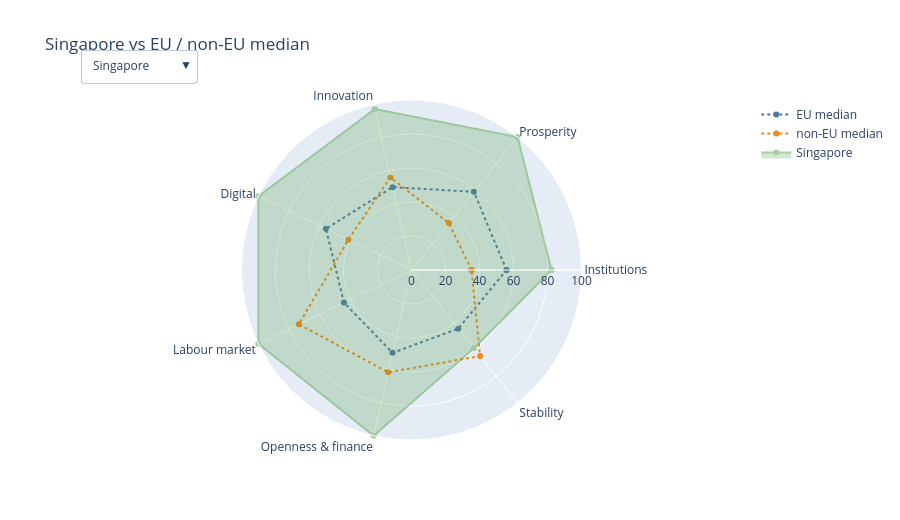

The notebook cell saved with this chart:
### Markdown cell above
**Radar profile.** Pick a country in the dropdown; it is drawn against the median of the EU and of the non-EU countries.

### Code cell
cats = list(DIMENSIONS)
eu_med = dim_pct[dim.loc[dim_pct.index, "is_eu"]].median()
non_med = dim_pct[~dim.loc[dim_pct.index, "is_eu"]].median()
fig = go.Figure()
fig.add_trace(go.Scatterpolar(r=eu_med[cats].tolist() + [eu_med[cats[0]]], theta=cats + [cats[0]], name="EU median", line=dict(color="#4C78A8", dash="dot")))
fig.add_trace(go.Scatterpolar(r=non_med[cats].tolist() + [non_med[cats[0]]], theta=cats + [cats[0]], name="non-EU median", line=dict(color="#F58518", dash="dot")))
first = rank.index[0]
for iso in rank.index:
    fig.add_trace(go.Scatterpolar(r=dim_pct.loc[iso, cats].tolist() + [dim_pct.loc[iso, cats[0]]], theta=cats + [cats[0]], name=names[iso],
                                  fill="toself", opacity=.5, line=dict(color="#54A24B"), visible=(iso == first)))
buttons = [dict(label=names[iso], method="update", args=[{"visible": [True, True] + [i == k for i in range(len(rank))]}, {"title": f"{names[iso]} vs EU / non-EU median"}])
           for k, iso in enumerate(rank.index)]
fig.update_layout(updatemenus=[dict(buttons=buttons, x=0, y=1.15, xanchor="left")], polar=dict(radialaxis=dict(range=[0, 100])), height=520,
                  title=f"{names[first]} vs EU / non-EU median")
fig.show()

### Figure 1 — Plotly figure (JSON) as saved in the notebook; plotly's stock layout.template omitted (floating-point values rounded to 4 significant figures)
{"data": [{"line": {"color": "#4C78A8", "dash": "dot"}, "name": "EU median", "r": [55.88, 58.82, 50.0, 55.88, 44.12, 50.0, 44.12, 55.88], "theta": ["Institutions", "Prosperity", "Innovation", "Digital", "Labour market", "Openness & finance", "Stability", "Institutions"], "type": "scatterpolar"}, {"line": {"color": "#F58518", "dash": "dot"}, "name": "non-EU median", "r": [35.29, 35.29, 55.88, 41.18, 73.53, 61.76, 64.71, 35.29], "theta": ["Institutions", "Prosperity", "Innovation", "Digital", "Labour market", "Openness & finance", "Stability", "Institutions"], "type": "scatterpolar"}, {"fill": "toself", "line": {"color": "#54A24B"}, "name": "Singapore", "opacity": 0.5, "r": [82.35, 100.0, 97.06, 100.0, 100.0, 100.0, 58.82, 82.35], "theta": ["Institutions", "Prosperity", "Innovation", "Digital", "Labour market", "Openness & finance", "Stability", "Institutions"], "type": "scatterpolar", "visible": true}, {"fill": "toself", "line": {"color": "#54A24B"}, "name": "South Korea", "opacity": 0.5, "r": [58.82, 76.47, 100.0, 94.12, 85.29, 79.41, 91.18, 58.82], "theta": ["Institutions", "Prosperity", "Innovation", "Digital", "Labour market", "Openness & finance", "Stability", "Institutions"], "type": "scatterpolar", "visible": false}, {"fill": "toself", "line": {"color": "#54A24B"}, "name": "Denmark", "opacity": 0.5, "r": [97.06, 82.35, 58.82, 85.29, 70.59, 94.12, 85.29, 97.06], "theta": ["Institutions", "Prosperity", "Innovation", "Digital", "Labour market", "Openness & finance", "Stability", "Institutions"], "type": "scatterpolar", "visible": false}, {"fill": "toself", "line": {"color": "#54A24B"}, "name": "Ireland", "opacity": 0.5, "r": [70.59, 94.12, 52.94, 44.12, 67.65, 67.65, 100.0, 70.59], "theta": ["Institutions", "Prosperity", "Innovation", "Digital", "Labour market", "Openness & finance", "Stability", "Institutions"], "type": "scatterpolar", "visible": false}, {"fill": "toself", "line": {"color": "#54A24B"}, "name": "Australia", "opacity": 0.5, "r": [85.29, 88.24, 85.29, 52.94, 88.24, 61.76, 82.35, 85.29], "theta": ["Institutions", "Prosperity", "Innovation", "Digital", "Labour market", "Openness & finance", "Stability", "Institutions"], "type": "scatterpolar", "visible": false}, {"fill": "toself", "line": {"color": "#54A24B"}, "name": "Sweden", "opacity": 0.5, "r": [91.18, 91.18, 76.47, 82.35, 38.24, 88.24, 73.53, 91.18], "theta": ["Institutions", "Prosperity", "Innovation", "Digital", "Labour market", "Openness & finance", "Stability", "Institutions"], "type": "scatterpolar", "visible": false}, {"fill": "toself", "line": {"color": "#54A24B"}, "name": "Japan", "opacity": 0.5, "r": [73.53, 79.41, 88.24, 97.06, 94.12, 82.35, 2.941, 73.53], "theta": ["Institutions", "Prosperity", "Innovation", "Digital", "Labour market", "Openness & finance", "Stability", "Institutions"], "type": "scatterpolar", "visible": false}, {"fill": "toself", "line": {"color": "#54A24B"}, "name": "Netherlands", "opacity": 0.5, "r": [88.24, 85.29, 67.65, 70.59, 97.06, 17.65, 76.47, 88.24], "theta": ["Institutions", "Prosperity", "Innovation", "Digital", "Labour market", "Openness & finance", "Stability", "Institutions"], "type": "scatterpolar", "visible": false}, {"fill": "toself", "line": {"color": "#54A24B"}, "name": "Luxembourg", "opacity": 0.5, "r": [94.12, 97.06, 2.941, 91.18, 41.18, 73.53, 88.24, 94.12], "theta": ["Institutions", "Prosperity", "Innovation", "Digital", "Labour market", "Openness & finance", "Stability", "Institutions"], "type": "scatterpolar", "visible": false}, {"fill": "toself", "line": {"color": "#54A24B"}, "name": "Germany", "opacity": 0.5, "r": [76.47, 61.76, 82.35, 67.65, 79.41, 35.29, 44.12, 76.47], "theta": ["Institutions", "Prosperity", "Innovation", "Digital", "Labour market", "Openness & finance", "Stability", "Institutions"], "type": "scatterpolar", "visible": false}, {"fill": "toself", "line": {"color": "#54A24B"}, "name": "Finland", "opacity": 0.5, "r": [100.0, 58.82, 61.76, 73.53, 35.29, 52.94, 35.29, 100.0], "theta": ["Institutions", "Prosperity", "Innovation", "Digital", "Labour market", "Openness & finance", "Stability", "Institutions"], "type": "scatterpolar", "visible": false}, {"fill": "toself", "line": {"color": "#54A24B"}, "name": "United States", "opacity": 0.5, "r": [44.12, 50.0, 94.12, 41.18, 64.71, 91.18, 47.06, 44.12], "theta": ["Institutions", "Prosperity", "Innovation", "Digital", "Labour market", "Openness & finance", "Stability", "Institutions"], "type": "scatterpolar", "visible": false}, {"fill": "toself", "line": {"color": "#54A24B"}, "name": "Austria", "opacity": 0.5, "r": [67.65, 73.53, 70.59, 58.82, 58.82, 50.0, 32.35, 67.65], "theta": ["Institutions", "Prosperity", "Innovation", "Digital", "Labour market", "Openness & finance", "Stability", "Institutions"], "type": "scatterpolar", "visible": false}, {"fill": "toself", "line": {"color": "#54A24B"}, "name": "Estonia", "opacity": 0.5, "r": [64.71, 38.24, 20.59, 88.24, 55.88, 85.29, 29.41, 64.71], "theta": ["Institutions", "Prosperity", "Innovation", "Digital", "Labour market", "Openness & finance", "Stability", "Institutions"], "type": "scatterpolar", "visible": false}, {"fill": "toself", "line": {"color": "#54A24B"}, "name": "Canada", "opacity": 0.5, "r": [79.41, 55.88, 55.88, 17.65, 61.76, 23.53, 64.71, 79.41], "theta": ["Institutions", "Prosperity", "Innovation", "Digital", "Labour market", "Openness & finance", "Stability", "Institutions"], "type": "scatterpolar", "visible": false}, {"fill": "toself", "line": {"color": "#54A24B"}, "name": "Belgium", "opacity": 0.5, "r": [61.76, 70.59, 64.71, 35.29, 26.47, 64.71, 52.94, 61.76], "theta": ["Institutions", "Prosperity", "Innovation", "Digital", "Labour market", "Openness & finance", "Stability", "Institutions"], "type": "scatterpolar", "visible": false}, {"fill": "toself", "line": {"color": "#54A24B"}, "name": "China", "opacity": 0.5, "r": [5.882, 17.65, 91.18, 20.59, 82.35, 76.47, 97.06, 5.882], "theta": ["Institutions", "Prosperity", "Innovation", "Digital", "Labour market", "Openness & finance", "Stability", "Institutions"], "type": "scatterpolar", "visible": false}, {"fill": "toself", "line": {"color": "#54A24B"}, "name": "France", "opacity": 0.5, "r": [50.0, 64.71, 73.53, 29.41, 20.59, 58.82, 50.0, 50.0], "theta": ["Institutions", "Prosperity", "Innovation", "Digital", "Labour market", "Openness & finance", "Stability", "Institutions"], "type": "scatterpolar", "visible": false}, {"fill": "toself", "line": {"color": "#54A24B"}, "name": "Czechia", "opacity": 0.5, "r": [55.88, 44.12, 50.0, 50.0, 76.47, 41.18, 11.76, 55.88], "theta": ["Institutions", "Prosperity", "Innovation", "Digital", "Labour market", "Openness & finance", "Stability", "Institutions"], "type": "scatterpolar", "visible": false}, {"fill": "toself", "line": {"color": "#54A24B"}, "name": "Lithuania", "opacity": 0.5, "r": [52.94, 29.41, 17.65, 61.76, 47.06, 47.06, 61.76, 52.94], "theta": ["Institutions", "Prosperity", "Innovation", "Digital", "Labour market", "Openness & finance", "Stability", "Institutions"], "type": "scatterpolar", "visible": false}, {"fill": "toself", "line": {"color": "#54A24B"}, "name": "Chile", "opacity": 0.5, "r": [35.29, 35.29, 23.53, 76.47, 29.41, 70.59, 67.65, 35.29], "theta": ["Institutions", "Prosperity", "Innovation", "Digital", "Labour market", "Openness & finance", "Stability", "Institutions"], "type": "scatterpolar", "visible": false}, {"fill": "toself", "line": {"color": "#54A24B"}, "name": "Portugal", "opacity": 0.5, "r": [47.06, 47.06, 26.47, 26.47, 32.35, 55.88, 70.59, 47.06], "theta": ["Institutions", "Prosperity", "Innovation", "Digital", "Labour market", "Openness & finance", "Stability", "Institutions"], "type": "scatterpolar", "visible": false}, {"fill": "toself", "line": {"color": "#54A24B"}, "name": "Poland", "opacity": 0.5, "r": [29.41, 32.35, 41.18, 55.88, 52.94, 29.41, 55.88, 29.41], "theta": ["Institutions", "Prosperity", "Innovation", "Digital", "Labour market", "Openness & finance", "Stability", "Institutions"], "type": "scatterpolar", "visible": false}, {"fill": "toself", "line": {"color": "#54A24B"}, "name": "Spain", "opacity": 0.5, "r": [38.24, 52.94, 47.06, 64.71, 11.76, 44.12, 38.24, 38.24], "theta": ["Institutions", "Prosperity", "Innovation", "Digital", "Labour market", "Openness & finance", "Stability", "Institutions"], "type": "scatterpolar", "visible": false}, {"fill": "toself", "line": {"color": "#54A24B"}, "name": "Hungary", "opacity": 0.5, "r": [23.53, 26.47, 35.29, 23.53, 50.0, 97.06, 5.882, 23.53], "theta": ["Institutions", "Prosperity", "Innovation", "Digital", "Labour market", "Openness & finance", "Stability", "Institutions"], "type": "scatterpolar", "visible": false}, {"fill": "toself", "line": {"color": "#54A24B"}, "name": "Latvia", "opacity": 0.5, "r": [41.18, 20.59, 38.24, 47.06, 44.12, 32.35, 23.53, 41.18], "theta": ["Institutions", "Prosperity", "Innovation", "Digital", "Labour market", "Openness & finance", "Stability", "Institutions"], "type": "scatterpolar", "visible": false}, {"fill": "toself", "line": {"color": "#54A24B"}, "name": "Italy", "opacity": 0.5, "r": [32.35, 67.65, 44.12, 38.24, 8.824, 20.59, 17.65, 32.35], "theta": ["Institutions", "Prosperity", "Innovation", "Digital", "Labour market", "Openness & finance", "Stability", "Institutions"], "type": "scatterpolar", "visible": false}, {"fill": "toself", "line": {"color": "#54A24B"}, "name": "Greece", "opacity": 0.5, "r": [26.47, 41.18, 79.41, 14.71, 5.882, 26.47, 8.824, 26.47], "theta": ["Institutions", "Prosperity", "Innovation", "Digital", "Labour market", "Openness & finance", "Stability", "Institutions"], "type": "scatterpolar", "visible": false}, {"fill": "toself", "line": {"color": "#54A24B"}, "name": "Romania", "opacity": 0.5, "r": [20.59, 23.53, 11.76, 32.35, 17.65, 8.824, 41.18, 20.59], "theta": ["Institutions", "Prosperity", "Innovation", "Digital", "Labour market", "Openness & finance", "Stability", "Institutions"], "type": "scatterpolar", "visible": false}, {"fill": "toself", "line": {"color": "#54A24B"}, "name": "Indonesia", "opacity": 0.5, "r": [14.71, 8.824, 8.824, 5.882, 91.18, 2.941, 94.12, 14.71], "theta": ["Institutions", "Prosperity", "Innovation", "Digital", "Labour market", "Openness & finance", "Stability", "Institutions"], "type": "scatterpolar", "visible": false}, {"fill": "toself", "line": {"color": "#54A24B"}, "name": "Mexico", "opacity": 0.5, "r": [2.941, 11.76, 14.71, 8.824, 73.53, 11.76, 26.47, 2.941], "theta": ["Institutions", "Prosperity", "Innovation", "Digital", "Labour market", "Openness & finance", "Stability", "Institutions"], "type": "scatterpolar", "visible": false}, {"fill": "toself", "line": {"color": "#54A24B"}, "name": "Brazil", "opacity": 0.5, "r": [8.824, 14.71, 29.41, 11.76, 23.53, 14.71, 20.59, 8.824], "theta": ["Institutions", "Prosperity", "Innovation", "Digital", "Labour market", "Openness & finance", "Stability", "Institutions"], "type": "scatterpolar", "visible": false}, {"fill": "toself", "line": {"color": "#54A24B"}, "name": "India", "opacity": 0.5, "r": [11.76, 5.882, 32.35, 2.941, 14.71, 5.882, 79.41, 11.76], "theta": ["Institutions", "Prosperity", "Innovation", "Digital", "Labour market", "Openness & finance", "Stability", "Institutions"], "type": "scatterpolar", "visible": false}, {"fill": "toself", "line": {"color": "#54A24B"}, "name": "South Africa", "opacity": 0.5, "r": [17.65, 2.941, 5.882, 79.41, 2.941, 38.24, 14.71, 17.65], "theta": ["Institutions", "Prosperity", "Innovation", "Digital", "Labour market", "Openness & finance", "Stability", "Institutions"], "type": "scatterpolar", "visible": false}], "layout": {"height": 520, "polar": {"radialaxis": {"range": [0, 100]}}, "title": {"text": "Singapore vs EU / non-EU median"}, "updatemenus": [{"buttons": [{"args": [{"visible": [true, true, true, false, false, false, false, false, false, false, false, false, false, false, false, false, false, false, false, false, false, false, false, false, false, false, false, false, false, false, false, false, false, false, false, false]}, {"title": "Singapore vs EU / non-EU median"}], "label": "Singapore", "method": "update"}, {"args": [{"visible": [true, true, false, true, false, false, false, false, false, false, false, false, false, false, false, false, false, false, false, false, false, false, false, false, false, false, false, false, false, false, false, false, false, false, false, false]}, {"title": "South Korea vs EU / non-EU median"}], "label": "South Korea", "method": "update"}, {"args": [{"visible": [true, true, false, false, true, false, false, false, false, false, false, false, false, false, false, false, false, false, false, false, false, false, false, false, false, false, false, false, false, false, false, false, false, false, false, false]}, {"title": "Denmark vs EU / non-EU median"}], "label": "Denmark", "method": "update"}, {"args": [{"visible": [true, true, false, false, false, true, false, false, false, false, false, false, false, false, false, false, false, false, false, false, false, false, false, false, false, false, false, false, false, false, false, false, false, false, false, false]}, {"title": "Ireland vs EU / non-EU median"}], "label": "Ireland", "method": "update"}, {"args": [{"visible": [true, true, false, false, false, false, true, false, false, false, false, false, false, false, false, false, false, false, false, false, false, false, false, false, false, false, false, false, false, false, false, false, false, false, false, false]}, {"title": "Australia vs EU / non-EU median"}], "label": "Australia", "method": "update"}, {"args": [{"visible": [true, true, false, false, false, false, false, true, false, false, false, false, false, false, false, false, false, false, false, false, false, false, false, false, false, false, false, false, false, false, false, false, false, false, false, false]}, {"title": "Sweden vs EU / non-EU median"}], "label": "Sweden", "method": "update"}, {"args": [{"visible": [true, true, false, false, false, false, false, false, true, false, false, false, false, false, false, false, false, false, false, false, false, false, false, false, false, false, false, false, false, false, false, false, false, false, false, false]}, {"title": "Japan vs EU / non-EU median"}], "label": "Japan", "method": "update"}, {"args": [{"visible": [true, true, false, false, false, false, false, false, false, true, false, false, false, false, false, false, false, false, false, false, false, false, false, false, false, false, false, false, false, false, false, false, false, false, false, false]}, {"title": "Netherlands vs EU / non-EU median"}], "label": "Netherlands", "method": "update"}, {"args": [{"visible": [true, true, false, false, false, false, false, false, false, false, true, false, false, false, false, false, false, false, false, false, false, false, false, false, false, false, false, false, false, false, false, false, false, false, false, false]}, {"title": "Luxembourg vs EU / non-EU median"}], "label": "Luxembourg", "method": "update"}, {"args": [{"visible": [true, true, false, false, false, false, false, false, false, false, false, true, false, false, false, false, false, false, false, false, false, false, false, false, false, false, false, false, false, false, false, false, false, false, false, false]}, {"title": "Germany vs EU / non-EU median"}], "label": "Germany", "method": "update"}, {"args": [{"visible": [true, true, false, false, false, false, false, false, false, false, false, false, true, false, false, false, false, false, false, false, false, false, false, false, false, false, false, false, false, false, false, false, false, false, false, false]}, {"title": "Finland vs EU / non-EU median"}], "label": "Finland", "method": "update"}, {"args": [{"visible": [true, true, false, false, false, false, false, false, false, false, false, false, false, true, false, false, false, false, false, false, false, false, false, false, false, false, false, false, false, false, false, false, false, false, false, false]}, {"title": "United States vs EU / non-EU median"}], "label": "United States", "method": "update"}, {"args": [{"visible": [true, true, false, false, false, false, false, false, false, false, false, false, false, false, true, false, false, false, false, false, false, false, false, false, false, false, false, false, false, false, false, false, false, false, false, false]}, {"title": "Austria vs EU / non-EU median"}], "label": "Austria", "method": "update"}, {"args": [{"visible": [true, true, false, false, false, false, false, false, false, false, false, false, false, false, false, true, false, false, false, false, false, false, false, false, false, false, false, false, false, false, false, false, false, false, false, false]}, {"title": "Estonia vs EU / non-EU median"}], "label": "Estonia", "method": "update"}, {"args": [{"visible": [true, true, false, false, false, false, false, false, false, false, false, false, false, false, false, false, true, false, false, false, false, false, false, false, false, false, false, false, false, false, false, false, false, false, false, false]}, {"title": "Canada vs EU / non-EU median"}], "label": "Canada", "method": "update"}, {"args": [{"visible": [true, true, false, false, false, false, false, false, false, false, false, false, false, false, false, false, false, true, false, false, false, false, false, false, false, false, false, false, false, false, false, false, false, false, false, false]}, {"title": "Belgium vs EU / non-EU median"}], "label": "Belgium", "method": "update"}, {"args": [{"visible": [true, true, false, false, false, false, false, false, false, false, false, false, false, false, false, false, false, false, true, false, false, false, false, false, false, false, false, false, false, false, false, false, false, false, false, false]}, {"title": "China vs EU / non-EU median"}], "label": "China", "method": "update"}, {"args": [{"visible": [true, true, false, false, false, false, false, false, false, false, false, false, false, false, false, false, false, false, false, true, false, false, false, false, false, false, false, false, false, false, false, false, false, false, false, false]}, {"title": "France vs EU / non-EU median"}], "label": "France", "method": "update"}, {"args": [{"visible": [true, true, false, false, false, false, false, false, false, false, false, false, false, false, false, false, false, false, false, false, true, false, false, false, false, false, false, false, false, false, false, false, false, false, false, false]}, {"title": "Czechia vs EU / non-EU median"}], "label": "Czechia", "method": "update"}, {"args": [{"visible": [true, true, false, false, false, false, false, false, false, false, false, false, false, false, false, false, false, false, false, false, false, true, false, false, false, false, false, false, false, false, false, false, false, false, false, false]}, {"title": "Lithuania vs EU / non-EU median"}], "label": "Lithuania", "method": "update"}, {"args": [{"visible": [true, true, false, false, false, false, false, false, false, false, false, false, false, false, false, false, false, false, false, false, false, false, true, false, false, false, false, false, false, false, false, false, false, false, false, false]}, {"title": "Chile vs EU / non-EU median"}], "label": "Chile", "method": "update"}, {"args": [{"visible": [true, true, false, false, false, false, false, false, false, false, false, false, false, false, false, false, false, false, false, false, false, false, false, true, false, false, false, false, false, false, false, false, false, false, false, false]}, {"title": "Portugal vs EU / non-EU median"}], "label": "Portugal", "method": "update"}, {"args": [{"visible": [true, true, false, false, false, false, false, false, false, false, false, false, false, false, false, false, false, false, false, false, false, false, false, false, true, false, false, false, false, false, false, false, false, false, false, false]}, {"title": "Poland vs EU / non-EU median"}], "label": "Poland", "method": "update"}, {"args": [{"visible": [true, true, false, false, false, false, false, false, false, false, false, false, false, false, false, false, false, false, false, false, false, false, false, false, false, true, false, false, false, false, false, false, false, false, false, false]}, {"title": "Spain vs EU / non-EU median"}], "label": "Spain", "method": "update"}, {"args": [{"visible": [true, true, false, false, false, false, false, false, false, false, false, false, false, false, false, false, false, false, false, false, false, false, false, false, false, false, true, false, false, false, false, false, false, false, false, false]}, {"title": "Hungary vs EU / non-EU median"}], "label": "Hungary", "method": "update"}, {"args": [{"visible": [true, true, false, false, false, false, false, false, false, false, false, false, false, false, false, false, false, false, false, false, false, false, false, false, false, false, false, true, false, false, false, false, false, false, false, false]}, {"title": "Latvia vs EU / non-EU median"}], "label": "Latvia", "method": "update"}, {"args": [{"visible": [true, true, false, false, false, false, false, false, false, false, false, false, false, false, false, false, false, false, false, false, false, false, false, false, false, false, false, false, true, false, false, false, false, false, false, false]}, {"title": "Italy vs EU / non-EU median"}], "label": "Italy", "method": "update"}, {"args": [{"visible": [true, true, false, false, false, false, false, false, false, false, false, false, false, false, false, false, false, false, false, false, false, false, false, false, false, false, false, false, false, true, false, false, false, false, false, false]}, {"title": "Greece vs EU / non-EU median"}], "label": "Greece", "method": "update"}, {"args": [{"visible": [true, true, false, false, false, false, false, false, false, false, false, false, false, false, false, false, false, false, false, false, false, false, false, false, false, false, false, false, false, false, true, false, false, false, false, false]}, {"title": "Romania vs EU / non-EU median"}], "label": "Romania", "method": "update"}, {"args": [{"visible": [true, true, false, false, false, false, false, false, false, false, false, false, false, false, false, false, false, false, false, false, false, false, false, false, false, false, false, false, false, false, false, true, false, false, false, false]}, {"title": "Indonesia vs EU / non-EU median"}], "label": "Indonesia", "method": "update"}, {"args": [{"visible": [true, true, false, false, false, false, false, false, false, false, false, false, false, false, false, false, false, false, false, false, false, false, false, false, false, false, false, false, false, false, false, false, true, false, false, false]}, {"title": "Mexico vs EU / non-EU median"}], "label": "Mexico", "method": "update"}, {"args": [{"visible": [true, true, false, false, false, false, false, false, false, false, false, false, false, false, false, false, false, false, false, false, false, false, false, false, false, false, false, false, false, false, false, false, false, true, false, false]}, {"title": "Brazil vs EU / non-EU median"}], "label": "Brazil", "method": "update"}, {"args": [{"visible": [true, true, false, false, false, false, false, false, false, false, false, false, false, false, false, false, false, false, false, false, false, false, false, false, false, false, false, false, false, false, false, false, false, false, true, false]}, {"title": "India vs EU / non-EU median"}], "label": "India", "method": "update"}, {"args": [{"visible": [true, true, false, false, false, false, false, false, false, false, false, false, false, false, false, false, false, false, false, false, false, false, false, false, false, false, false, false, false, false, false, false, false, false, false, true]}, {"title": "South Africa vs EU / non-EU median"}], "label": "South Africa", "method": "update"}], "x": 0, "xanchor": "left", "y": 1.15}]}}
